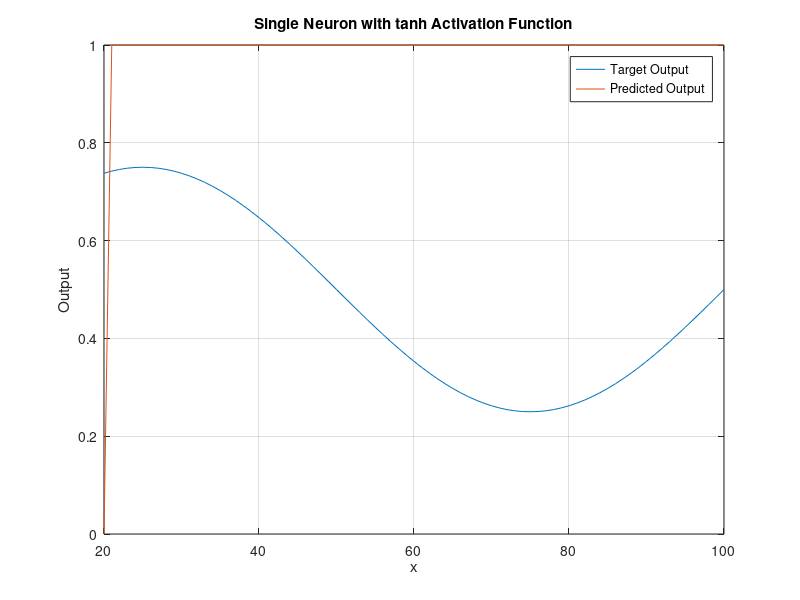
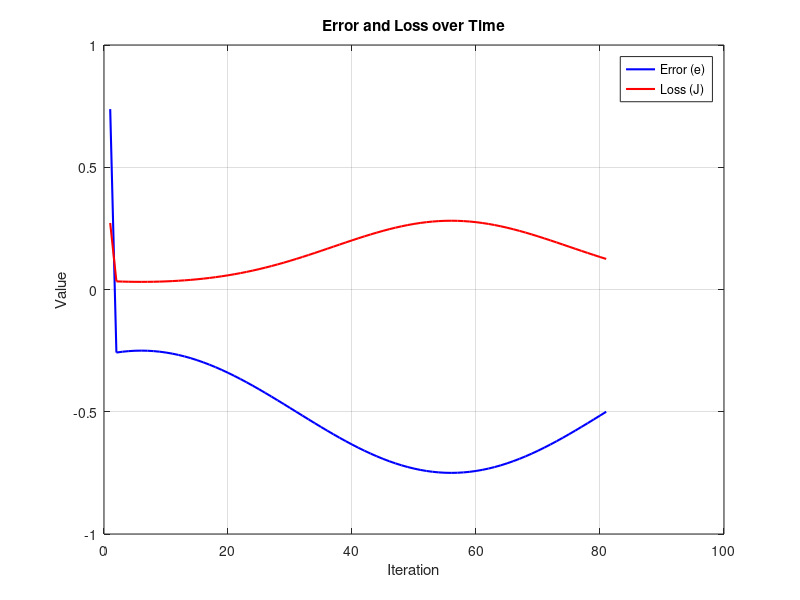

MATLAB code to generate these figures, in order:
clc;
clear all;
close all;

% Create and Plot Raw Data
x = 20:100; %(if u want to do it for 50 times change x as 1:50)

% Define the target output (e.g., sinusoidal pattern)
y = 0.5 + 0.25 * sin(2 * pi * x / 100);

% Plot the target data
plot(x, y);
hold on;

%neural network
% Initialize variables
y_hat(1) = 0;  % Predicted output
e(1) = 0;      % Error
b(1) = 0;      % Bias
w(1) = 0;      % Weight


% Learning rates for weights and bias (higher for first 25 points, lower afterward)
alpha_w_L = 0.01;
alpha_w_H = 0.02;
alpha_b_L = 0.01;
alpha_b_H = 0.02;



% Training loop
for i = 1:length(x)
    % Forward pass with tanh activation function
    y_hat(i) = tanh(w(i) * x(i) + b(i));  % Tanh activation function predicted outout

    % Calculate error and loss
    e(i) = y(i) - y_hat(i);               % Error actual-predicted
    J(i) = 0.5 * (e(i))^2;                %cost or  Loss function (Mean Squared Error)

    %back propagation starting point
    % Update weights and bias based on learning rate schedule
    if i < 25
        % Use higher learning rate for initial points
        w(i+1) = w(i) + alpha_w_H * e(i) * (1 - y_hat(i)^2) * x(i);
        b(i+1) = b(i) + alpha_b_H * e(i) * (1 - y_hat(i)^2);
    else
        % Switch to lower learning rate for remaining points
        w(i+1) = w(i) + alpha_w_L * e(i) * (1 - y_hat(i)^2) * x(i);
        b(i+1) = b(i) + alpha_b_L * e(i) * (1 - y_hat(i)^2);
    end
end

% Plot the predicted output
plot(x, y_hat);
hold off;
legend('Target Output', 'Predicted Output');
title('Single Neuron with tanh Activation Function');
xlabel('x');
ylabel('Output');
grid on;

% Plot error and loss
figure;
plot(e, 'b', 'LineWidth', 1.5);
hold on;
plot(J, 'r', 'LineWidth', 1.5);
legend('Error (e)', 'Loss (J)');
title('Error and Loss over Time');
xlabel('Iteration');
ylabel('Value');
grid on;

% Display mean loss
disp('Mean Loss:');
disp(mean(J));
